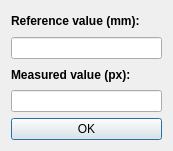
<?xml version="1.0" encoding="UTF-8"?>
<ui version="4.0">
 <class>CalibrationDialog</class>
 <widget class="QDialog" name="CalibrationDialog">
  <property name="geometry">
   <rect>
    <x>0</x>
    <y>0</y>
    <width>173</width>
    <height>151</height>
   </rect>
  </property>
  <property name="windowTitle">
   <string>Dialog</string>
  </property>
  <layout class="QGridLayout" name="gridLayout_2">
   <item row="4" column="0">
    <widget class="QPushButton" name="pushButton">
     <property name="text">
      <string>OK</string>
     </property>
    </widget>
   </item>
   <item row="0" column="0">
    <widget class="QLabel" name="label">
     <property name="font">
      <font>
       <weight>75</weight>
       <bold>true</bold>
      </font>
     </property>
     <property name="text">
      <string>Reference value (mm):</string>
     </property>
    </widget>
   </item>
   <item row="3" column="0">
    <widget class="QLineEdit" name="measuredLineEdit"/>
   </item>
   <item row="1" column="0">
    <widget class="QLineEdit" name="referenceLineEdit"/>
   </item>
   <item row="2" column="0">
    <widget class="QLabel" name="label_2">
     <property name="font">
      <font>
       <weight>75</weight>
       <bold>true</bold>
      </font>
     </property>
     <property name="text">
      <string>Measured value (px):</string>
     </property>
    </widget>
   </item>
  </layout>
 </widget>
 <resources/>
 <connections/>
</ui>
